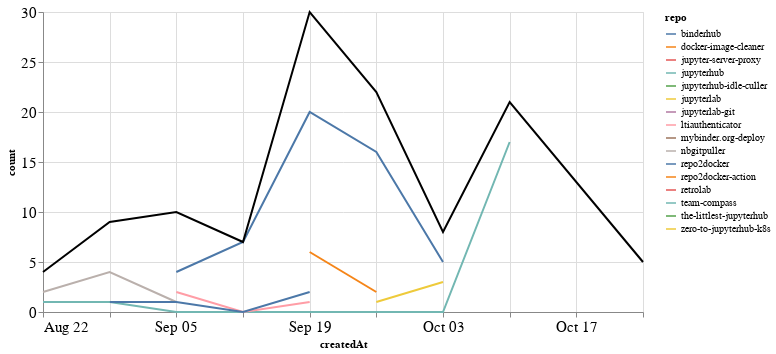

Notebook code cell kept with this figure:
### Markdown cell above
### Comments

### Code cell
comments_time = comments.groupby('repo').resample('W', on='createdAt').count()['author'].reset_index()
comments_time = comments_time.rename(columns={'author': 'count'})
comments_time_total = comments_time.groupby('createdAt').agg({"count": "sum"}).reset_index()
ch1 = alt.Chart(comments_time, width=600).mark_line().encode(
    x='createdAt',
    y='count',
    color='repo',
    tooltip="repo"
)

ch2 = alt.Chart(comments_time_total, width=600).mark_line(color="black").encode(
    x='createdAt',
    y='count',
)

ch1 + ch2

### Figure 1 — Vega-Lite specification as saved in the notebook (floating-point values rounded to 4 significant figures)
{"config": {"axisLeft": {"labelFontSize": 15}, "axisBottom": {"labelFontSize": 15}}, "layer": [{"data": {"name": "data-d5651d9481e02ac266e27b2dc70f23f1"}, "mark": "line", "encoding": {"color": {"type": "nominal", "field": "repo"}, "tooltip": {"type": "nominal", "field": "repo"}, "x": {"type": "temporal", "field": "createdAt"}, "y": {"type": "quantitative", "field": "count"}}, "width": 600}, {"data": {"name": "data-7f191fae45831f0198084d91399bd473"}, "mark": {"type": "line", "color": "black"}, "encoding": {"x": {"type": "temporal", "field": "createdAt"}, "y": {"type": "quantitative", "field": "count"}}, "width": 600}], "$schema": "https://vega.github.io/schema/vega-lite/v4.8.1.json", "datasets": {"data-d5651d9481e02ac266e27b2dc70f23f1": [{"repo": "binderhub", "createdAt": "2021-09-05T00:00:00", "count": 4}, {"repo": "binderhub", "createdAt": "2021-09-12T00:00:00", "count": 7}, {"repo": "binderhub", "createdAt": "2021-09-19T00:00:00", "count": 20}, {"repo": "binderhub", "createdAt": "2021-09-26T00:00:00", "count": 16}, {"repo": "binderhub", "createdAt": "2021-10-03T00:00:00", "count": 5}, {"repo": "docker-image-cleaner", "createdAt": "2021-09-19T00:00:00", "count": 6}, {"repo": "docker-image-cleaner", "createdAt": "2021-09-26T00:00:00", "count": 2}, {"repo": "jupyter-server-proxy", "createdAt": "2021-08-29T00:00:00", "count": 2}, {"repo": "jupyterhub", "createdAt": "2021-08-22T00:00:00", "count": 1}, {"repo": "jupyterhub", "createdAt": "2021-08-29T00:00:00", "count": 1}, {"repo": "jupyterhub", "createdAt": "2021-09-05T00:00:00", "count": 0}, {"repo": "jupyterhub", "createdAt": "2021-09-12T00:00:00", "count": 0}, {"repo": "jupyterhub", "createdAt": "2021-09-19T00:00:00", "count": 0}, {"repo": "jupyterhub", "createdAt": "2021-09-26T00:00:00", "count": 0}, {"repo": "jupyterhub", "createdAt": "2021-10-03T00:00:00", "count": 0}, {"repo": "jupyterhub", "createdAt": "2021-10-10T00:00:00", "count": 17}, {"repo": "jupyterhub-idle-culler", "createdAt": "2021-09-26T00:00:00", "count": 1}, {"repo": "jupyterlab", "createdAt": "2021-10-10T00:00:00", "count": 1}, {"repo": "jupyterlab-git", "createdAt": "2021-10-10T00:00:00", "count": 3}, {"repo": "ltiauthenticator", "createdAt": "2021-09-05T00:00:00", "count": 2}, {"repo": "ltiauthenticator", "createdAt": "2021-09-12T00:00:00", "count": 0}, {"repo": "ltiauthenticator", "createdAt": "2021-09-19T00:00:00", "count": 1}, {"repo": "mybinder.org-deploy", "createdAt": "2021-09-26T00:00:00", "count": 2}, {"repo": "nbgitpuller", "createdAt": "2021-08-22T00:00:00", "count": 2}, {"repo": "nbgitpuller", "createdAt": "2021-08-29T00:00:00", "count": 4}, {"repo": "nbgitpuller", "createdAt": "2021-09-05T00:00:00", "count": 1}, {"repo": "repo2docker", "createdAt": "2021-08-29T00:00:00", "count": 1}, {"repo": "repo2docker", "createdAt": "2021-09-05T00:00:00", "count": 1}, {"repo": "repo2docker", "createdAt": "2021-09-12T00:00:00", "count": 0}, {"repo": "repo2docker", "createdAt": "2021-09-19T00:00:00", "count": 2}, {"repo": "repo2docker-action", "createdAt": "2021-09-19T00:00:00", "count": 1}, {"repo": "retrolab", "createdAt": "2021-09-05T00:00:00", "count": 2}, {"repo": "team-compass", "createdAt": "2021-08-22T00:00:00", "count": 1}, {"repo": "team-compass", "createdAt": "2021-08-29T00:00:00", "count": 1}, {"repo": "the-littlest-jupyterhub", "createdAt": "2021-10-24T00:00:00", "count": 5}, {"repo": "zero-to-jupyterhub-k8s", "createdAt": "2021-09-26T00:00:00", "count": 1}, {"repo": "zero-to-jupyterhub-k8s", "createdAt": "2021-10-03T00:00:00", "count": 3}], "data-7f191fae45831f0198084d91399bd473": [{"createdAt": "2021-08-22T00:00:00", "count": 4}, {"createdAt": "2021-08-29T00:00:00", "count": 9}, {"createdAt": "2021-09-05T00:00:00", "count": 10}, {"createdAt": "2021-09-12T00:00:00", "count": 7}, {"createdAt": "2021-09-19T00:00:00", "count": 30}, {"createdAt": "2021-09-26T00:00:00", "count": 22}, {"createdAt": "2021-10-03T00:00:00", "count": 8}, {"createdAt": "2021-10-10T00:00:00", "count": 21}, {"createdAt": "2021-10-24T00:00:00", "count": 5}]}}
